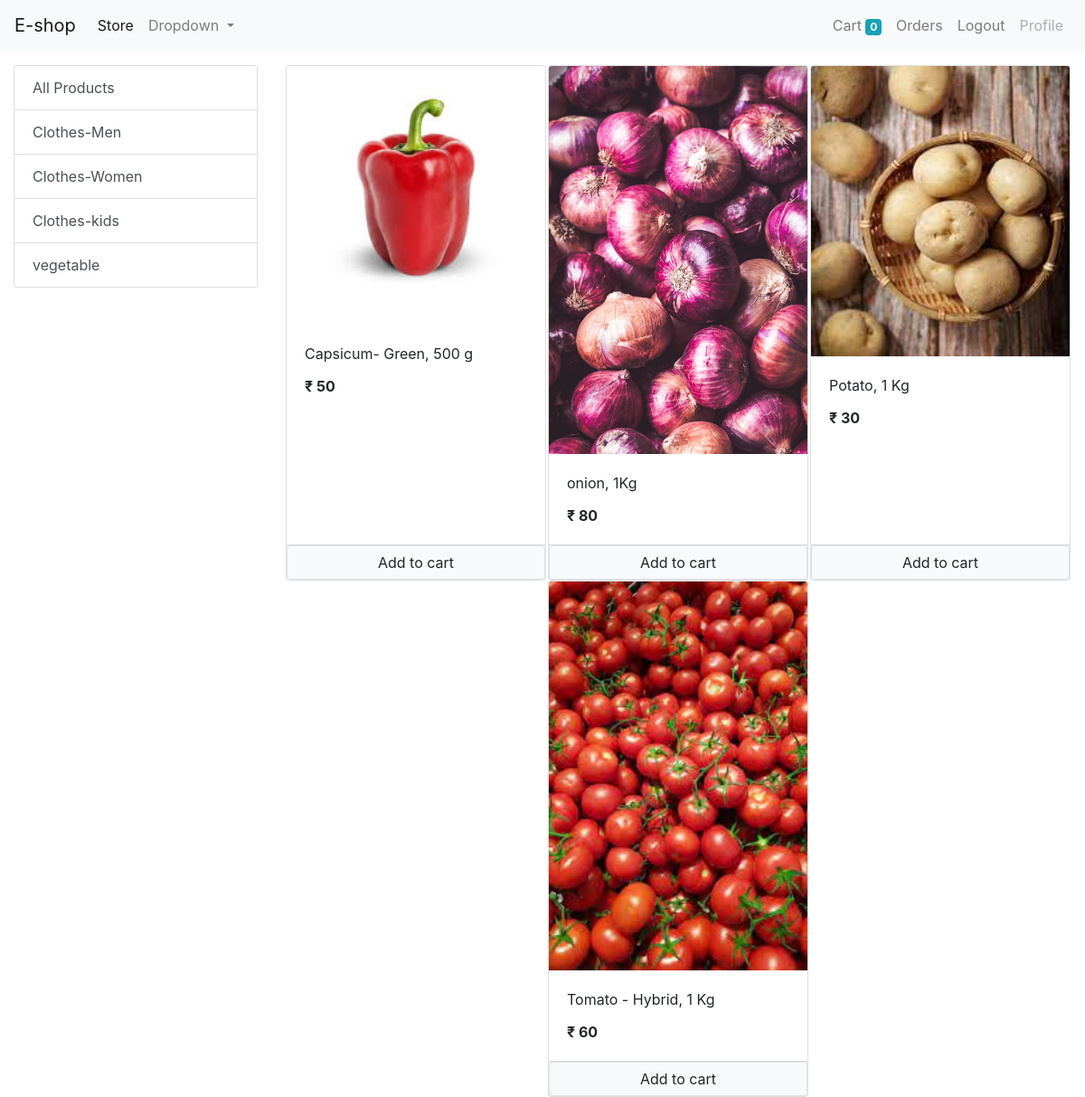
Screenshot of /?category=4 (signed in) with the database file from the repository.
### store/models/category.py (models this page shows, shortened)
class Category(models.Model):
    name = models.CharField(max_length=20)
    @staticmethod
    def get_all_categories():
        return Category.objects.all()

### store/models/product.py (models this page shows, shortened)
class Product(models.Model):
    name = models.CharField(max_length=50)
    price = models.IntegerField(default=0)
    category = models.ForeignKey(Category, on_delete=models.CASCADE, default=1)
    description = models.CharField(max_length=200, default='', null=True, blank=True)
    image = models.ImageField(upload_to='uploads/products/')
    @staticmethod
    def get_all_products_by_category_id(category_id):
        if category_id:
            return Product.objects.filter(category = category_id)
        else:
            return Product.get_all_products()

### store/views/home.py (the view, shortened to what this page needs)
# urls.py: path('', home.Index.as_view(), name='homepage'),
class Index(View):
    def get(self, request):
        products = None
        categories = Category.get_all_categories()
        categoryID = request.GET.get('category')
        if categoryID:
            products = Product.get_all_products_by_category_id(categoryID)
        else:
            products = Product.get_all_products()
        data = {}
        data['products'] = products
        data['categories'] = categories
        print('you are: ', request.session.get('email'))
        return render(request, 'index.html', data)

### store/templatetags/custom_filter.py (called while the page is built)
@register.filter(name='currency')
def currency(number):
    return "₹ "+str(number)

### store/templates/index.html (shortened to what this page needs)
{% extends 'base.html' %}
{% block content %}
{% load custom_filter %}
{% load cart %}
<div class="container-fluid mt-3">
  <div class="row">
    <div class="col-lg-3 mx-auto">
      <div class="list-group">
        <a href="/" class="list-group-item list-group-item-action">All Products</a>
        {% for category in categories %}
        <a href="/?category={{category.id}}" class="list-group-item list-group-item-action">{{category.name}}</a>
        {% endfor %}
      </div>
    </div>
    <div id="products" class="col-lg-9 mx-auto">
      <div class="row mx-auto">
        {% for product in products %}
        <div class="card mx-auto" id={{product.id}} style="width: 18rem;">
          <img class="card-img-top" src="{{product.image.url}}"  alt="Card image cap">
          <div class="card-body">
            <p class="card-title">{{product.name}}</p>
            <p class="card-text"><b>{{product.price|currency}}</b></p>
          </div>
          <div class = "card-footer p-0">
            {% if product|is_in_cart:request.session.cart %}
            <div class="row no-gutters">
              <form action="/#{{product.id}}" method="post" class="col-2">
                {% csrf_token %}
                <input hidden type="text" name="product" value="{{product.id}}">
                <input hidden type="text" name="remove" value="true">
                <input type="submit" value=" - " class="btn btn-block btn-secondary">
              </form>
              <div class="text-center col ">{{product|cart_quantity:request.session.cart}} in Cart</div>
              <form action="/#{{product.id}}" method="post" class="col-2">
                {% csrf_token %}
                <input hidden type="text" name="product" value="{{product.id}}">
                <input type="submit" value=" + " class="btn btn-block btn-secondary">
              </form>
            </div>
            {% else %}
            <form action="/#{{product.id}}" method="POST" class="btn-block">
              <input type="submit" class="float-right btn btn-light border form-control" value="Add to cart">
            </form>
            {% endif %}
          </div>
        </div>
        {% endfor %}
      </div>
    </div>
  </div>
</div>
{% endblock %}

### rows the page displays
Category: name "Clothes-Men"
Category: name "Clothes-Women"
Category: name "Clothes-kids"
Category: name "vegetable"
Product: image (picture), name "Capsicum- Green, 500 g", price "₹ 50"
Product: image (picture), name "onion, 1Kg", price "₹ 80"
Product: image (picture), name "Potato, 1 Kg", price "₹ 30"
Product: image (picture), name "Tomato - Hybrid, 1 Kg", price "₹ 60"

### other values shown
{{ request.session.cart.keys|length }} "0"
